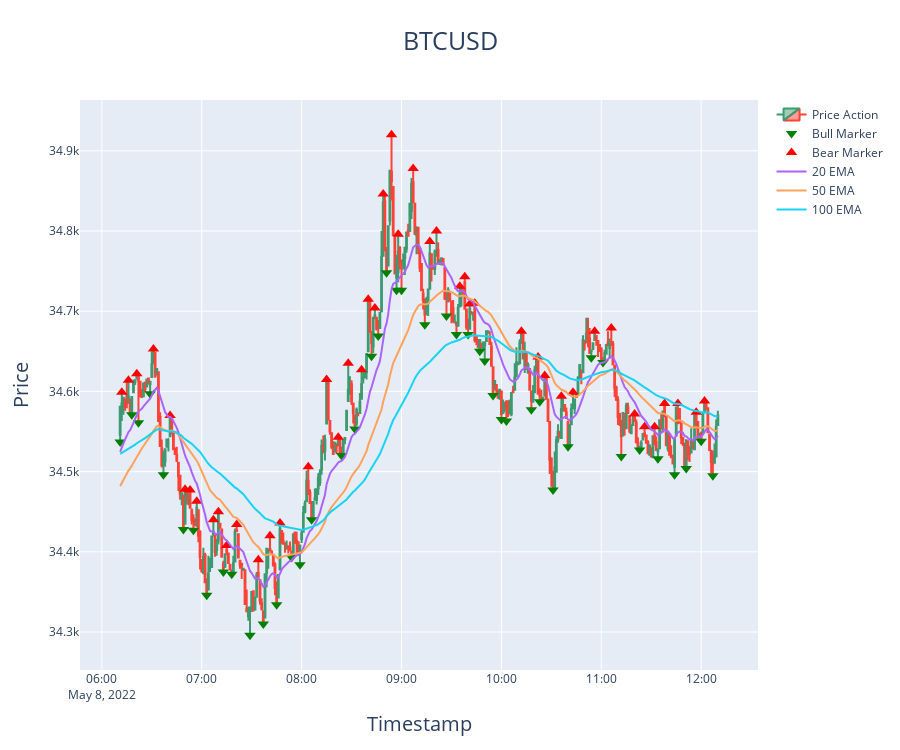

This figure's notebook cell:
### Code cell
fig = go.Figure(
    data=[
        go.Candlestick(
            x=one_minute_df.datetime[start:end],
            open=one_minute_df.open[start:end], 
            high=one_minute_df.high[start:end],
            low=one_minute_df.low[start:end], 
            close=one_minute_df.close[start:end],
            name='Price Action'
        )
    ],
)

fig.add_scatter(
    x=one_minute_df.datetime[start:end], 
    y=one_minute_df.bull[start:end], 
    mode='markers', 
    marker=dict(
        symbol='triangle-down',
        color='green', 
        size=10, 
    ),
    name='Bull Marker'
)
fig.add_scatter(
    x=one_minute_df.datetime[start:end], 
    y=one_minute_df.bear[start:end], 
    mode='markers', 
    marker=dict(
        symbol='triangle-up',
        color='red', 
        size=10, 
    ),
    name='Bear Marker'
)

fig.add_scatter(
    x=one_minute_df.datetime[start:end], 
    y=one_minute_df.twenty_ema[start:end],
    mode='lines',
    name='20 EMA'
)
fig.add_scatter(
    x=one_minute_df.datetime[start:end], 
    y=one_minute_df.fifty_ema[start:end],
    mode='lines',
    name='50 EMA'
)
fig.add_scatter(
    x=one_minute_df.datetime[start:end], 
    y=one_minute_df.one_hundred_ema[start:end],
    mode='lines',
    name='100 EMA'
)


fig.update_layout(
    xaxis_rangeslider_visible=False,
    autosize=True,
    minreducedwidth=250,
    minreducedheight=250,
    height=750,
    title=dict(
        text="BTCUSD", 
        font=dict(size=25), 
        automargin=False, 
        yref='paper',
    ),
    title_x=.5,
    yaxis=dict(
        title_text="Price",
        titlefont=dict(size=20),
    ),
    xaxis=dict(
        title_text='Timestamp',
        titlefont=dict(size=20),
    )
)
config = {'staticPlot': True}
fig.show(config=config)

### Figure 1 — Plotly figure (JSON) as saved in the notebook; plotly's stock layout.template omitted (floating-point values rounded to 4 significant figures; data arrays with more than 128 entries replaced by an {"elided": "..."} marker saying what was removed)
{"data": [{"close": {"elided": "360 int values"}, "high": {"elided": "360 int values"}, "low": {"elided": "360 int values"}, "name": "Price Action", "open": {"elided": "360 int values"}, "type": "candlestick", "x": {"elided": "360 str values"}}, {"marker": {"color": "green", "size": 10, "symbol": "triangle-down"}, "mode": "markers", "name": "Bull Marker", "type": "scatter", "x": {"elided": "360 str values"}, "y": {"elided": "360 int values"}}, {"marker": {"color": "red", "size": 10, "symbol": "triangle-up"}, "mode": "markers", "name": "Bear Marker", "type": "scatter", "x": {"elided": "360 str values"}, "y": {"elided": "360 int values"}}, {"mode": "lines", "name": "20 EMA", "type": "scatter", "x": {"elided": "360 str values"}, "y": {"elided": "360 float values"}}, {"mode": "lines", "name": "50 EMA", "type": "scatter", "x": {"elided": "360 str values"}, "y": {"elided": "360 float values"}}, {"mode": "lines", "name": "100 EMA", "type": "scatter", "x": {"elided": "360 str values"}, "y": {"elided": "360 float values"}}], "layout": {"autosize": true, "height": 750, "minreducedheight": 250, "minreducedwidth": 250, "title": {"automargin": false, "font": {"size": 25}, "text": "BTCUSD", "x": 0.5, "yref": "paper"}, "xaxis": {"rangeslider": {"visible": false}, "title": {"font": {"size": 20}, "text": "Timestamp"}}, "yaxis": {"title": {"font": {"size": 20}, "text": "Price"}}}}
